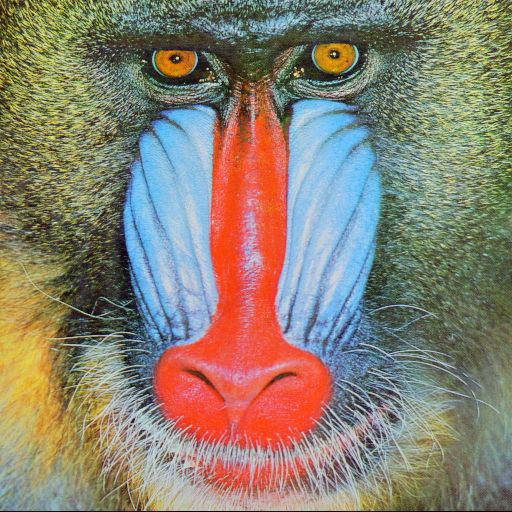
//> input picture labs/lab1/mandrillRGB.jpg, 512 x 512 px
$ ./colourthreshold   (built with g++ and OpenCV 4)
//> lines starting //> are read from the running program, lines starting //| are printed output that depends on the picture; after the words box and inside, x2 and y2 are one past the last pixel; in counts of white or black regions, pixels touching at a corner belong together
//Basic Thresholding
#include <stdio.h>
#include <opencv/cv.h>        //you may need to
#include <opencv/highgui.h>   //adjust import locations
#include <opencv/cxcore.h>    //depending on your machine setup

using namespace cv;

int main() {

  // Read in image; 0 loads image as grayscale
  Mat image = imread("mandrillRGB.jpg", 1);
//> image is the input picture: 512 rows x 512 cols, CV_8UC3; mean B, G, R 113.2, 128.9, 137.4

  // Threshold by looping through all pixels
  for (int y = 0; y<image.rows; y++) {
    for (int x = 0; x<image.cols; x++) {
        uchar blue = image.at<Vec3b>(y, x)[0];
        uchar green = image.at<Vec3b>(y, x)[1];
        uchar red = image.at<Vec3b>(y, x)[2];
        if (blue < 120 && red > 200 && green < 100 ){ //highlight nose
            image.at<Vec3b>(y, x)[0]= 255;
            image.at<Vec3b>(y, x)[1]= 255;
            image.at<Vec3b>(y, x)[2]= 255;
        }
        else {
           image.at<Vec3b>(y, x)[0]= 0;
            image.at<Vec3b>(y, x)[1]= 0;
            image.at<Vec3b>(y, x)[2]= 0;
        }

  } }
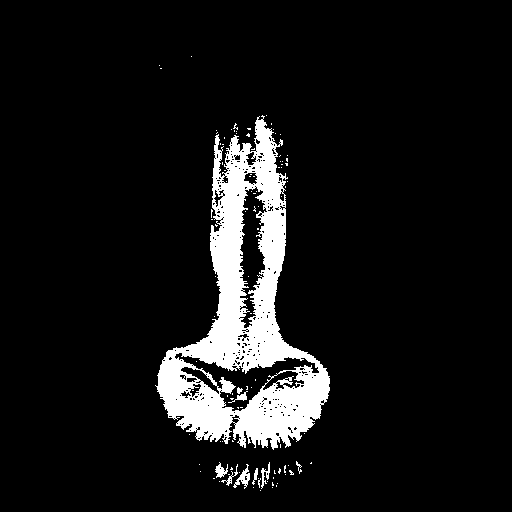
//> image: 512 rows x 512 cols, CV_8UC3; 8.7% white; 102 white regions (93 under 20 px), largest, box (x1, y1, x2, y2) and area: (155, 115, 330, 450) 21970, (233, 464, 250, 489) 154, (215, 462, 228, 478) 108

  //Save thresholded image
  imwrite("ColourThreshold.jpg", image);

  // using in-built function inRange
  Mat image2 = imread("mandrillRGB.jpg", 1);

  Mat mask;
  inRange(image2,  cv::Scalar(0, 0, 200),  cv::Scalar(120, 100, 255), mask);
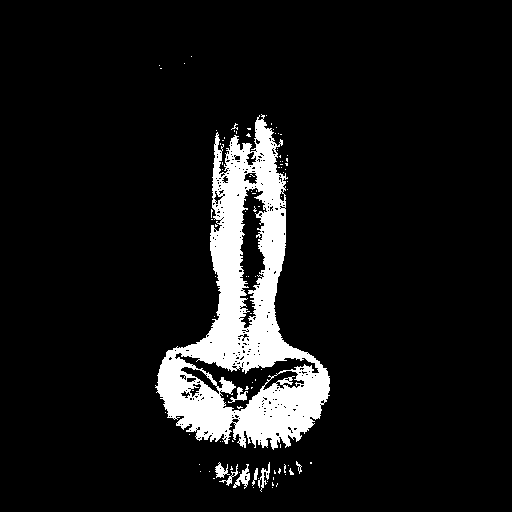
//> mask: 512 rows x 512 cols, CV_8UC1; 8.9% white; 97 white regions (89 under 20 px), largest, box (x1, y1, x2, y2) and area: (155, 114, 330, 450) 22328, (233, 464, 250, 489) 164, (258, 462, 270, 492) 121
  imwrite("ColourThresholdFunction.jpg", mask);


  return 0;
}
